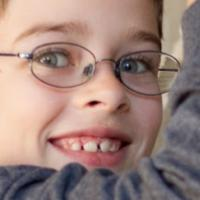
#> input picture FaceData/10_0_0_20170110221714752.jpg.chip.jpg, 200 x 200 px; its folder holds only this picture in this run
$ jupyter execute --allow-errors 007_heterocedasticidad.ipynb   (shell and % lines are left out)
#> lines starting #> are read from the running program, lines starting #| are printed output that depends on the picture
[cell 1]
import os
import numpy as np
import pandas as pd
from PIL import Image

[cell 2]
ruta_imagenes = './FaceData/'
side = 30
size = (side, side)

imagenes = []

for nombre_archivo in os.listdir(ruta_imagenes):
    ruta = os.path.join(ruta_imagenes, nombre_archivo) # definimos la ruta de la imagen
    imagen = Image.open(ruta) # leer la imagen
#> imagen is the input picture: PIL image 200x200 RGB; mean R, G, B 156.8, 130.3, 123.3
    imagen = imagen.resize(size) # redimensionamos la imagen
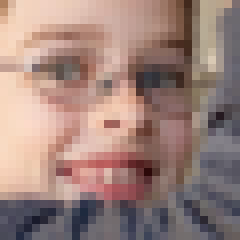
#> imagen: PIL image 30x30 RGB (shown 8 times larger); mean R, G, B 156.8, 130.3, 123.3
    imagen = imagen.convert('L') # Transformar las imagenes a escala de grises
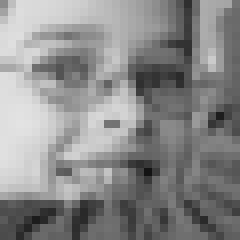
#> imagen: PIL image 30x30 L (shown 8 times larger); min 19, max 227, mean 137.5
    fila = np.array(imagen).flatten() # aplastamos la imagen
#> fila = 900 values, max 227 at index 452, min 19 at index 648, mean 137.5
    edad = float(nombre_archivo.split('_')[0]) # se extrae la edad del nombre del archivo
    fila = np.append(fila, np.array(edad)) # concatenamos la edad a la fila
#> fila = 901 values, max 227 at index 452, min 10 at index 900, mean 137.3
    imagenes.append(fila)

[cell 3]
df = pd.DataFrame(imagenes)
#> df = table of 1 rows and 901 columns
df.head()
#> Out = table of 1 rows and 901 columns

[cell 4]
df.shape
#> Out = (1, 901)

[cell 5]
from sklearn.linear_model import LinearRegression

[cell 6]
#df[side*side], lambda_value = boxcox(df[side*side])
#print(lambda_value)

df[side*side] = np.log(df[side*side])

#df[side*side] = np.sqrt(df[side*side])

#df[side*side] = 1 / df[side*side].to_numpy()

Y = df[side*side]
X = df.drop(columns=[side*side])
#> X = table of 1 rows and 900 columns

$ run again, on FaceData/13_1_3_20170109205242338.jpg.chip.jpg
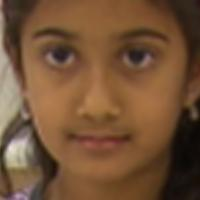
#> input picture FaceData/13_1_3_20170109205242338.jpg.chip.jpg, 200 x 200 px
#> imagen is the input picture: PIL image 200x200 RGB; mean R, G, B 115.3, 81.8, 54.3
#> `imagen = imagen.resize(size)`:
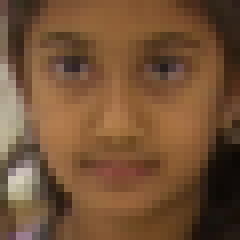
#> imagen: PIL image 30x30 RGB (shown 8 times larger); mean R, G, B 115.3, 81.7, 54.3
#> `imagen = imagen.convert('L')`:
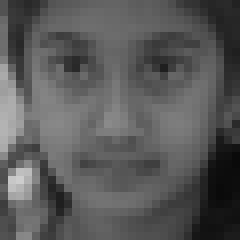
#> imagen: PIL image 30x30 L (shown 8 times larger); min 10, max 205, mean 88.6
#> `fila = np.array(imagen).flatten()`: fila = 900 values, max 205 at index 662, min 10 at index 599, mean 88.63
#> `fila = np.append(fila, np.array(edad))`: fila = 901 values, max 205 at index 662, min 10 at index 599, mean 88.55
#> df = table of 1 rows and 901 columns
#> X = table of 1 rows and 900 columns

$ run again, on FaceData/14_1_0_20170103201434935.jpg.chip.jpg
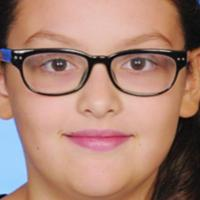
#> input picture FaceData/14_1_0_20170103201434935.jpg.chip.jpg, 200 x 200 px
#> imagen is the input picture: PIL image 200x200 RGB; mean R, G, B 169.8, 131.1, 116.8
#> `imagen = imagen.resize(size)`:
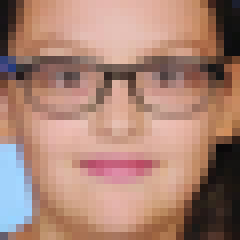
#> imagen: PIL image 30x30 RGB (shown 8 times larger); mean R, G, B 169.8, 131.1, 116.8
#> `imagen = imagen.convert('L')`:
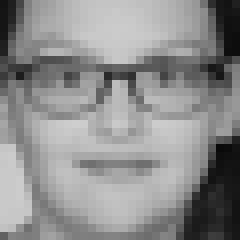
#> imagen: PIL image 30x30 L (shown 8 times larger); min 9, max 205, mean 141
#> `fila = np.array(imagen).flatten()`: fila = 900 values, max 205 at index 459, min 9 at index 567, mean 141
#> `fila = np.append(fila, np.array(edad))`: fila = 901 values, max 205 at index 459, min 9 at index 567, mean 140.9
#> df = table of 1 rows and 901 columns
#> X = table of 1 rows and 900 columns

$ run again, on FaceData/16_1_0_20170103163010615.jpg.chip.jpg
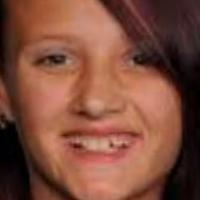
#> input picture FaceData/16_1_0_20170103163010615.jpg.chip.jpg, 200 x 200 px
#> imagen is the input picture: PIL image 200x200 RGB; mean R, G, B 126, 76.4, 59.9
#> `imagen = imagen.resize(size)`:
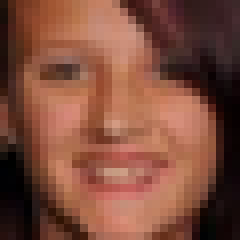
#> imagen: PIL image 30x30 RGB (shown 8 times larger); mean R, G, B 126, 76.4, 59.9
#> `imagen = imagen.convert('L')`:
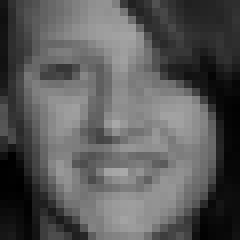
#> imagen: PIL image 30x30 L (shown 8 times larger); min 0, max 169, mean 89.3
#> `fila = np.array(imagen).flatten()`: fila = 900 values, max 169 at index 645, min 0 at index 600, mean 89.32
#> `fila = np.append(fila, np.array(edad))`: fila = 901 values, max 169 at index 645, min 0 at index 600, mean 89.24
#> df = table of 1 rows and 901 columns
#> X = table of 1 rows and 900 columns

$ run again, on FaceData/12_1_0_20170109203709140.jpg.chip.jpg
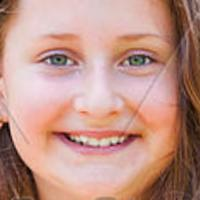
#> input picture FaceData/12_1_0_20170109203709140.jpg.chip.jpg, 200 x 200 px
#> imagen is the input picture: PIL image 200x200 RGB; mean R, G, B 192.2, 148.3, 136.4
#> `imagen = imagen.resize(size)`:
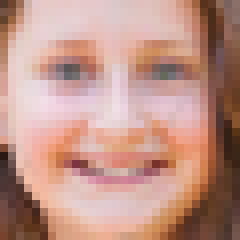
#> imagen: PIL image 30x30 RGB (shown 8 times larger); mean R, G, B 192.2, 148.4, 136.4
#> `imagen = imagen.convert('L')`:
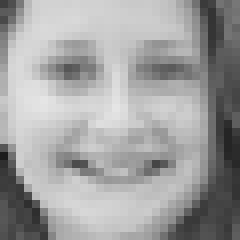
#> imagen: PIL image 30x30 L (shown 8 times larger); min 29, max 229, mean 160.1
#> `fila = np.array(imagen).flatten()`: fila = 900 values, max 229 at index 365, min 29 at index 570, mean 160.1
#> `fila = np.append(fila, np.array(edad))`: fila = 901 values, max 229 at index 365, min 12 at index 900, mean 160
#> df = table of 1 rows and 901 columns
#> X = table of 1 rows and 900 columns
